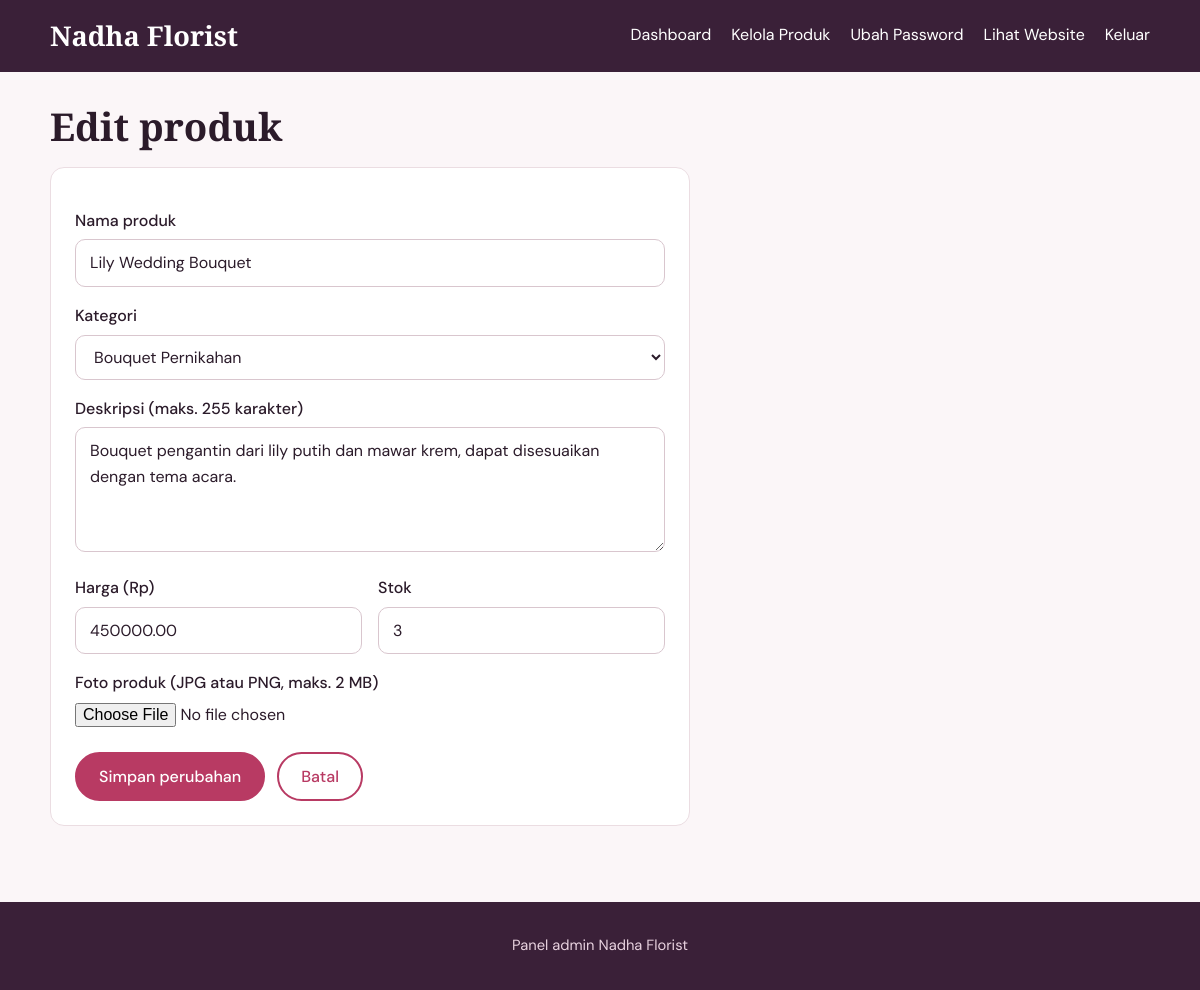
/admin/edit.php?id=7 (signed in), run on the app's committed database.
### tables this page shows
CREATE TABLE IF NOT EXISTS `produk` (
  `id` int(11) NOT NULL AUTO_INCREMENT,
  `nama` varchar(100) NOT NULL,
  `kategori` varchar(50) NOT NULL,
  `deskripsi` text NOT NULL,
  `harga` decimal(12,2) NOT NULL,
  `stok` int(11) NOT NULL DEFAULT 0,
  `gambar` varchar(255) DEFAULT NULL,
  `created_at` timestamp NOT NULL DEFAULT CURRENT_TIMESTAMP,
  PRIMARY KEY (`id`)
);

### config/database.php (called while the page is built, shortened)
<?php
function e($teks)
{
    return htmlspecialchars((string)$teks, ENT_QUOTES, 'UTF-8');
}

### admin/_form_produk.php (the view, shortened to what this page needs)
<form method="POST" action="proses_produk.php" enctype="multipart/form-data" class="card form-produk">
    <label for="nama">Nama produk</label>
    <input type="text" id="nama" name="nama" maxlength="100" value="<?= e($data['nama']); ?>">
    <label for="kategori">Kategori</label>
    <select id="kategori" name="kategori">
        <?php foreach (KATEGORI as $k): ?>
            <option value="<?= e($k); ?>" <?= $data['kategori'] === $k ? 'selected' : ''; ?>><?= e($k); ?></option>
        <?php endforeach; ?>
    </select>
    <label for="deskripsi">Deskripsi (maks. 255 karakter)</label>
    <textarea id="deskripsi" name="deskripsi" rows="4" maxlength="255"><?= e($data['deskripsi']); ?></textarea>
    <div class="dua-kolom">
        <div>
            <label for="harga">Harga (Rp)</label>
            <input type="text" id="harga" name="harga" inputmode="numeric" value="<?= e($data['harga']); ?>">
        </div>
        <div>
            <label for="stok">Stok</label>
            <input type="text" id="stok" name="stok" inputmode="numeric" value="<?= e($data['stok']); ?>">
        </div>
    </div>
    <label for="gambar">Foto produk (JPG atau PNG, maks. 2 MB)</label>
    <input type="file" id="gambar" name="gambar" accept=".jpg,.jpeg,.png">
    <div class="aksi">
        <button type="submit" class="btn"><?= $aksi === 'edit' ? 'Simpan perubahan' : 'Simpan produk'; ?></button>
        <a href="produk.php" class="btn btn-garis">Batal</a>
    </div>
</form>

### assets/style.css (style rules this page uses)
:root { --ink: #2B1B2A; --muted: #7A6674; --bg: #FBF6F8; --surface: #FFFFFF; --rose: #B83A63; --rose-dark: #8F2A4C; --petal: #F6DDE4; --sage: #5E7F66; --line: #EBDDE2; --plum: #3A2038; --radius: 14px; }
* { box-sizing: border-box; }
body { margin: 0; background: var(--bg); color: var(--ink); font-family: "DM Sans", system-ui, sans-serif; line-height: 1.6; }
a { color: var(--rose); }
.btn { display: inline-block; border: 2px solid var(--rose); background: var(--rose); color: #fff; padding: 10px 22px; border-radius: 999px; font: inherit; font-weight: 500; text-decoration: none; cursor: pointer; transition: background .2s, color .2s; }
.btn-garis { background: transparent; color: var(--rose); }
.card { background: var(--surface); border: 1px solid var(--line); border-radius: var(--radius); padding: 24px; margin-bottom: 20px; }
label { display: block; font-weight: 500; margin: 16px 0 6px; }
input[type=text], input[type=password], select, textarea { width: 100%; padding: 10px 14px; border: 1px solid #D9C6CE; border-radius: 10px; font: inherit; background: #fff; color: var(--ink); }
input[type=file] { font: inherit; }
.form-produk { max-width: 640px; }
.dua-kolom { display: grid; grid-template-columns: 1fr 1fr; gap: 16px; }
.aksi { display: flex; gap: 12px; flex-wrap: wrap; margin-top: 24px; }

### data on the page
produk: nama "Lily Wedding Bouquet", deskripsi "Bouquet pengantin dari lily putih dan mawar krem, dapat disesuaikan dengan tema acara.", harga "450000.00", stok "3"

### other printed values
NAMA_TOKO "Nadha Florist"
form field kategori "Bouquet Pernikahan"
